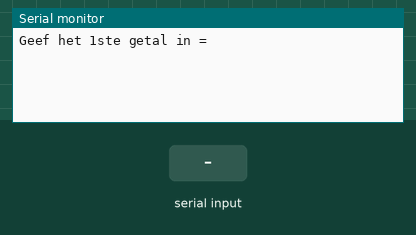
Recording of a sketch running on a simulated Arduino Uno, built with avr-gcc and run on an emulated ATmega328P. Shown: the last lines printed to the serial monitor. The inputs (shaded band) are chosen by the test bench.

Above: at 1.2 s.
1.3 s: "90,45\n" received over Serial
At 2.1 s:
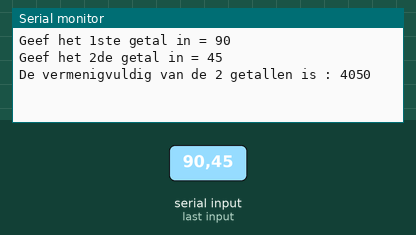
2.8 s: "30,150\n" received over Serial
At 3.5 s:
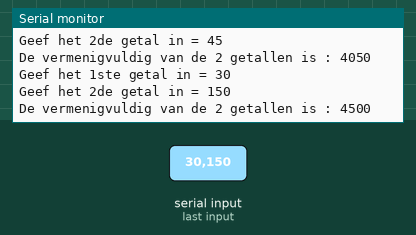

The sketch:

multiplied.ino
```cpp
int getal1 = 0;
int getal2 = 0;
void setup() {
  Serial.begin(9600);
}

void loop() {
  Serial.print("Geef het 1ste getal in = ");
  while (Serial.available() == 0) {
  }
  getal1 = Serial.parseInt();
  Serial.println(getal1);
  Serial.print("Geef het 2de getal in = ");
  while (Serial.available() == 0) {
  }
  getal2 = Serial.parseInt();
  Serial.println(getal2);
  som(getal1, getal2);
  delay(1000);
}

void som(int getal1, int getal2)
{
  int oplossing;
  oplossing = getal1 * getal2;
  Serial.print("De vermenigvuldig van de 2 getallen is : ");
  Serial.println(oplossing);
}
```

Measured:
- after the input at 1.3 s, the serial monitor: prints a new line at once (image 1)
- after the input at 2.8 s, the serial monitor: prints a new line at once (image 2)
